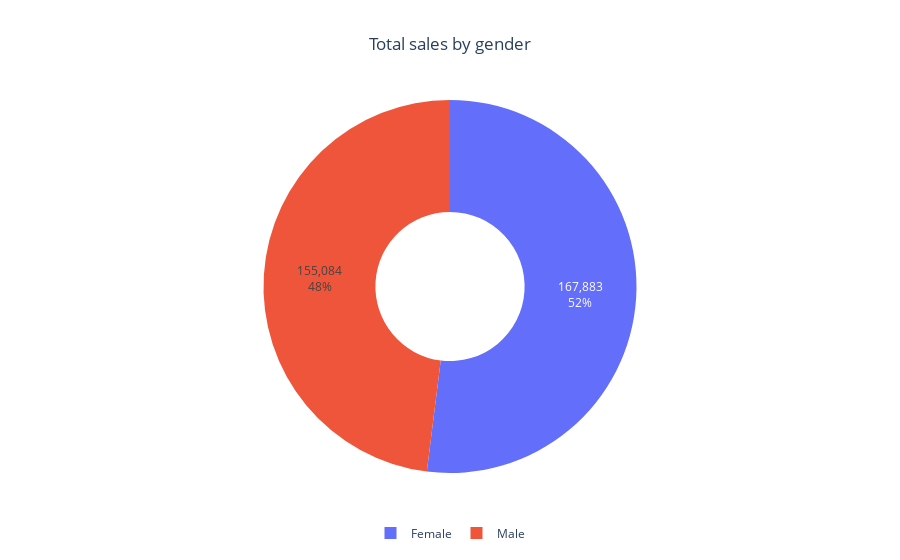

Notebook code for this chart:
### Code cell
fig_spend_gender = px.pie(spend_gender,names=spend_gender.index,values='Total',hole=0.4,title='Total sales by gender')
fig_spend_gender.update_traces(textinfo='percent+value')
fig_spend_gender.update_layout(title_x=0.5,legend=dict(orientation='h',yanchor='bottom',y=-0.2,xanchor='center',x=0.5))

fig_spend_gender

### Figure 1 — Plotly figure (JSON) as saved in the notebook; plotly's stock layout.template omitted (floating-point values rounded to 4 significant figures)
{"data": [{"domain": {"x": [0, 1], "y": [0, 1]}, "hole": 0.4, "hovertemplate": "Gender=%{label}<br>Total=%{value}<extra></extra>", "labels": ["Female", "Male"], "legendgroup": "", "name": "", "showlegend": true, "textinfo": "percent+value", "type": "pie", "values": [167883, 155084]}], "layout": {"legend": {"orientation": "h", "tracegroupgap": 0, "x": 0.5, "xanchor": "center", "y": -0.2, "yanchor": "bottom"}, "title": {"text": "Total sales by gender", "x": 0.5}}}
